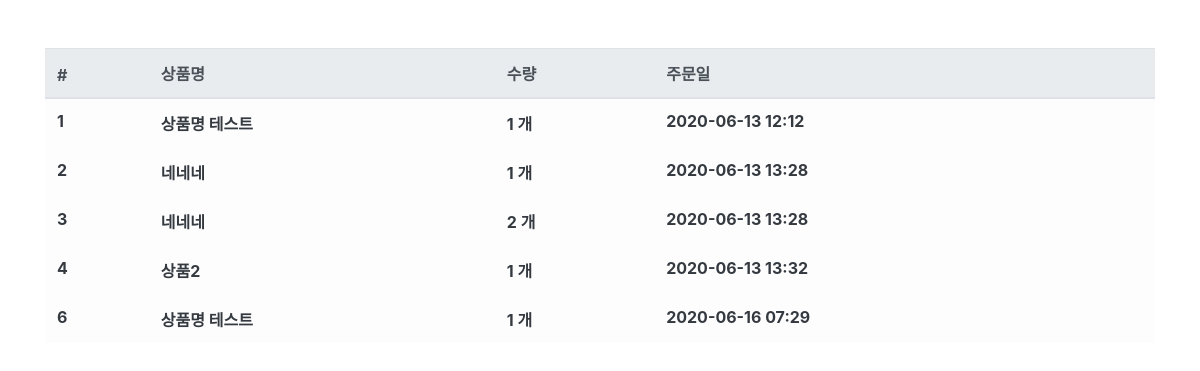
/order/ (signed in), run on an earlier commit of the app's database.
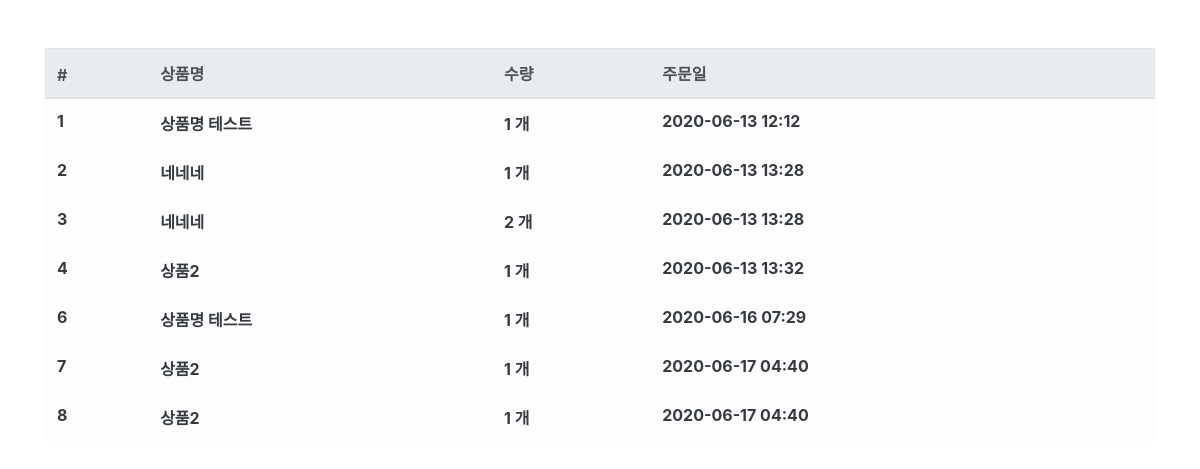
And on a later commit of the database.
### order/models.py (models this page shows, shortened)
class Order(models.Model):
    fcuser = models.ForeignKey("fcuser.Fcuser", on_delete=models.CASCADE, verbose_name="사용자")
    product = models.ForeignKey("product.Product", on_delete=models.CASCADE, verbose_name="상품")
    quantity = models.IntegerField(verbose_name="수량")
    register_date = models.DateTimeField(auto_now_add=True, verbose_name="등록날짜")
    class Meta:
        db_table = "fastcampus_order"
        verbose_name = "주문"
        verbose_name_plural = "주문"

### product/models.py (models this page shows)
class Product(models.Model):
    name = models.CharField(max_length=256, verbose_name="상품명")
    price = models.IntegerField(verbose_name="상품가격")
    description = models.TextField(verbose_name="상품설명")
    stock = models.IntegerField(verbose_name="재고")
    register_date = models.DateTimeField(auto_now_add=True, verbose_name="등록날짜")
    def __str__(self):
        return self.name
    class Meta:
        db_table = "fastcampus_product"
        verbose_name = "상품"
        verbose_name_plural = "상품"

### order/views.py (the view)
# urls.py: path("order/", OrderList.as_view()),
@method_decorator(login_required, name="dispatch")  # dispatch 란 함수에 대해 login_required 데코레이터 적용
class OrderList(ListView):
    template_name = "order_list.html"
    context_object_name = "order_list"
    def get_queryset(self, **kwargs):
        queryset = Order.objects.filter(fcuser__email=self.request.session.get("user"))
        return queryset

### order/templates/order_list.html
{% extends "base.html" %}
{% load humanize %}
{% block contents %}
<div class="row mt-5">
    <dic class="col-12">
        <table class="table table-light">
            <thead class="thead-light">
                <tr>
                    <th scope='col'>#</th>
                    <th scope='col'>상품명</th>
                    <th scope='col'>수량</th>
                    <th scope='col'>주문일</th>
                </tr>
            </thead>
            <tbody class="text-dark">
                {% for order in order_list %}
                <tr>
                    <th scope="row">{{order.id}}</th>
                    <th scope="row">{{order.product}}</a></th>
                    <th scope="row">{{order.quantity|intcomma}} 개</th>
                    <th scope="row">{{order.register_date|date:"Y-m-d H:i"}}</th>
                </tr>
                {% endfor %}
            </tbody>
        </table>
    </dic>
</div>
{% endblock %}

What changed in the data, as far as the page shows it:
added Order: id "7", product "상품2", quantity "1", register_date "2020-06-17 04:40"
added Order: id "8", product "상품2", quantity "1", register_date "2020-06-17 04:40"
